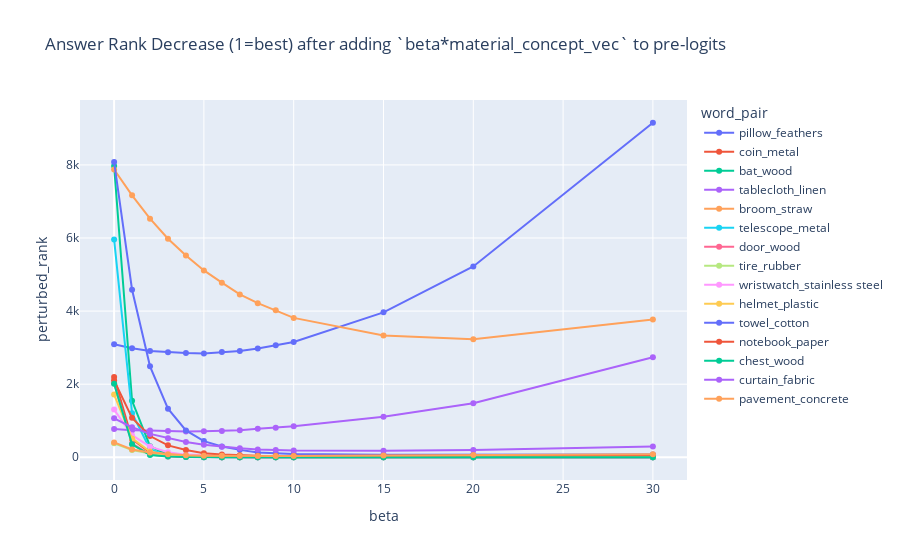

The cell this chart's notebook holds for it:
### Code cell
px.line(df[df['beta']<40], x='beta', y='perturbed_rank', color='word_pair', markers='<>', title='Answer Rank Decrease (1=best) after adding `beta*material_concept_vec` to pre-logits')

### Figure 1 — Plotly figure (JSON) as saved in the notebook; plotly's stock layout.template omitted (floating-point values rounded to 4 significant figures)
{"data": [{"hovertemplate": "word_pair=pillow_feathers<br>beta=%{x}<br>perturbed_rank=%{y}<extra></extra>", "legendgroup": "pillow_feathers", "line": {"color": "#636efa", "dash": "solid"}, "marker": {"symbol": "circle"}, "mode": "markers+lines", "name": "pillow_feathers", "orientation": "v", "showlegend": true, "type": "scatter", "x": [0, 1, 2, 3, 4, 5, 6, 7, 8, 9, 10, 15, 20, 30], "xaxis": "x", "y": [3094, 2983, 2910, 2871, 2852, 2838, 2882, 2910, 2977, 3069, 3156, 3966, 5222, 9154], "yaxis": "y"}, {"hovertemplate": "word_pair=coin_metal<br>beta=%{x}<br>perturbed_rank=%{y}<extra></extra>", "legendgroup": "coin_metal", "line": {"color": "#EF553B", "dash": "solid"}, "marker": {"symbol": "circle"}, "mode": "markers+lines", "name": "coin_metal", "orientation": "v", "showlegend": true, "type": "scatter", "x": [0, 1, 2, 3, 4, 5, 6, 7, 8, 9, 10, 15, 20, 30], "xaxis": "x", "y": [2196, 495, 129, 40, 15, 7, 1, 1, 1, 1, 1, 1, 2, 2], "yaxis": "y"}, {"hovertemplate": "word_pair=bat_wood<br>beta=%{x}<br>perturbed_rank=%{y}<extra></extra>", "legendgroup": "bat_wood", "line": {"color": "#00cc96", "dash": "solid"}, "marker": {"symbol": "circle"}, "mode": "markers+lines", "name": "bat_wood", "orientation": "v", "showlegend": true, "type": "scatter", "x": [0, 1, 2, 3, 4, 5, 6, 7, 8, 9, 10, 15, 20, 30], "xaxis": "x", "y": [7971, 1545, 304, 63, 23, 7, 1, 1, 1, 1, 1, 1, 1, 1], "yaxis": "y"}, {"hovertemplate": "word_pair=tablecloth_linen<br>beta=%{x}<br>perturbed_rank=%{y}<extra></extra>", "legendgroup": "tablecloth_linen", "line": {"color": "#ab63fa", "dash": "solid"}, "marker": {"symbol": "circle"}, "mode": "markers+lines", "name": "tablecloth_linen", "orientation": "v", "showlegend": true, "type": "scatter", "x": [0, 1, 2, 3, 4, 5, 6, 7, 8, 9, 10, 15, 20, 30], "xaxis": "x", "y": [777, 741, 730, 716, 704, 711, 722, 743, 780, 810, 850, 1109, 1479, 2735], "yaxis": "y"}, {"hovertemplate": "word_pair=broom_straw<br>beta=%{x}<br>perturbed_rank=%{y}<extra></extra>", "legendgroup": "broom_straw", "line": {"color": "#FFA15A", "dash": "solid"}, "marker": {"symbol": "circle"}, "mode": "markers+lines", "name": "broom_straw", "orientation": "v", "showlegend": true, "type": "scatter", "x": [0, 1, 2, 3, 4, 5, 6, 7, 8, 9, 10, 15, 20, 30], "xaxis": "x", "y": [7874, 7167, 6530, 5980, 5523, 5113, 4778, 4457, 4217, 4023, 3814, 3333, 3227, 3771], "yaxis": "y"}, {"hovertemplate": "word_pair=telescope_metal<br>beta=%{x}<br>perturbed_rank=%{y}<extra></extra>", "legendgroup": "telescope_metal", "line": {"color": "#19d3f3", "dash": "solid"}, "marker": {"symbol": "circle"}, "mode": "markers+lines", "name": "telescope_metal", "orientation": "v", "showlegend": true, "type": "scatter", "x": [0, 1, 2, 3, 4, 5, 6, 7, 8, 9, 10, 15, 20, 30], "xaxis": "x", "y": [5962, 1207, 222, 47, 7, 1, 1, 1, 1, 1, 1, 2, 2, 2], "yaxis": "y"}, {"hovertemplate": "word_pair=door_wood<br>beta=%{x}<br>perturbed_rank=%{y}<extra></extra>", "legendgroup": "door_wood", "line": {"color": "#FF6692", "dash": "solid"}, "marker": {"symbol": "circle"}, "mode": "markers+lines", "name": "door_wood", "orientation": "v", "showlegend": true, "type": "scatter", "x": [0, 1, 2, 3, 4, 5, 6, 7, 8, 9, 10, 15, 20, 30], "xaxis": "x", "y": [2027, 377, 73, 24, 7, 1, 1, 1, 1, 1, 1, 1, 1, 1], "yaxis": "y"}, {"hovertemplate": "word_pair=tire_rubber<br>beta=%{x}<br>perturbed_rank=%{y}<extra></extra>", "legendgroup": "tire_rubber", "line": {"color": "#B6E880", "dash": "solid"}, "marker": {"symbol": "circle"}, "mode": "markers+lines", "name": "tire_rubber", "orientation": "v", "showlegend": true, "type": "scatter", "x": [0, 1, 2, 3, 4, 5, 6, 7, 8, 9, 10, 15, 20, 30], "xaxis": "x", "y": [385, 197, 100, 64, 39, 32, 22, 21, 18, 18, 19, 31, 39, 50], "yaxis": "y"}, {"hovertemplate": "word_pair=wristwatch_stainless steel<br>beta=%{x}<br>perturbed_rank=%{y}<extra></extra>", "legendgroup": "wristwatch_stainless steel", "line": {"color": "#FF97FF", "dash": "solid"}, "marker": {"symbol": "circle"}, "mode": "markers+lines", "name": "wristwatch_stainless steel", "orientation": "v", "showlegend": true, "type": "scatter", "x": [0, 1, 2, 3, 4, 5, 6, 7, 8, 9, 10, 15, 20, 30], "xaxis": "x", "y": [1306, 604, 292, 138, 73, 52, 38, 30, 28, 25, 21, 27, 31, 38], "yaxis": "y"}, {"hovertemplate": "word_pair=helmet_plastic<br>beta=%{x}<br>perturbed_rank=%{y}<extra></extra>", "legendgroup": "helmet_plastic", "line": {"color": "#FECB52", "dash": "solid"}, "marker": {"symbol": "circle"}, "mode": "markers+lines", "name": "helmet_plastic", "orientation": "v", "showlegend": true, "type": "scatter", "x": [0, 1, 2, 3, 4, 5, 6, 7, 8, 9, 10, 15, 20, 30], "xaxis": "x", "y": [1716, 517, 157, 60, 27, 11, 9, 6, 6, 6, 6, 7, 8, 8], "yaxis": "y"}, {"hovertemplate": "word_pair=towel_cotton<br>beta=%{x}<br>perturbed_rank=%{y}<extra></extra>", "legendgroup": "towel_cotton", "line": {"color": "#636efa", "dash": "solid"}, "marker": {"symbol": "circle"}, "mode": "markers+lines", "name": "towel_cotton", "orientation": "v", "showlegend": true, "type": "scatter", "x": [0, 1, 2, 3, 4, 5, 6, 7, 8, 9, 10, 15, 20, 30], "xaxis": "x", "y": [8082, 4585, 2489, 1331, 735, 443, 296, 203, 133, 104, 90, 70, 68, 74], "yaxis": "y"}, {"hovertemplate": "word_pair=notebook_paper<br>beta=%{x}<br>perturbed_rank=%{y}<extra></extra>", "legendgroup": "notebook_paper", "line": {"color": "#EF553B", "dash": "solid"}, "marker": {"symbol": "circle"}, "mode": "markers+lines", "name": "notebook_paper", "orientation": "v", "showlegend": true, "type": "scatter", "x": [0, 1, 2, 3, 4, 5, 6, 7, 8, 9, 10, 15, 20, 30], "xaxis": "x", "y": [2105, 1079, 582, 326, 197, 113, 79, 58, 41, 37, 36, 43, 47, 59], "yaxis": "y"}, {"hovertemplate": "word_pair=chest_wood<br>beta=%{x}<br>perturbed_rank=%{y}<extra></extra>", "legendgroup": "chest_wood", "line": {"color": "#00cc96", "dash": "solid"}, "marker": {"symbol": "circle"}, "mode": "markers+lines", "name": "chest_wood", "orientation": "v", "showlegend": true, "type": "scatter", "x": [0, 1, 2, 3, 4, 5, 6, 7, 8, 9, 10, 15, 20, 30], "xaxis": "x", "y": [2015, 355, 65, 19, 5, 1, 1, 1, 1, 1, 1, 1, 1, 1], "yaxis": "y"}, {"hovertemplate": "word_pair=curtain_fabric<br>beta=%{x}<br>perturbed_rank=%{y}<extra></extra>", "legendgroup": "curtain_fabric", "line": {"color": "#ab63fa", "dash": "solid"}, "marker": {"symbol": "circle"}, "mode": "markers+lines", "name": "curtain_fabric", "orientation": "v", "showlegend": true, "type": "scatter", "x": [0, 1, 2, 3, 4, 5, 6, 7, 8, 9, 10, 15, 20, 30], "xaxis": "x", "y": [1065, 823, 640, 519, 419, 344, 289, 246, 215, 198, 187, 176, 202, 292], "yaxis": "y"}, {"hovertemplate": "word_pair=pavement_concrete<br>beta=%{x}<br>perturbed_rank=%{y}<extra></extra>", "legendgroup": "pavement_concrete", "line": {"color": "#FFA15A", "dash": "solid"}, "marker": {"symbol": "circle"}, "mode": "markers+lines", "name": "pavement_concrete", "orientation": "v", "showlegend": true, "type": "scatter", "x": [0, 1, 2, 3, 4, 5, 6, 7, 8, 9, 10, 15, 20, 30], "xaxis": "x", "y": [408, 214, 131, 85, 55, 45, 39, 36, 33, 35, 37, 52, 64, 80], "yaxis": "y"}], "layout": {"legend": {"title": {"text": "word_pair"}, "tracegroupgap": 0}, "title": {"text": "Answer Rank Decrease (1=best) after adding `beta*material_concept_vec` to pre-logits"}, "xaxis": {"anchor": "y", "domain": [0, 1], "title": {"text": "beta"}}, "yaxis": {"anchor": "x", "domain": [0, 1], "title": {"text": "perturbed_rank"}}}}
